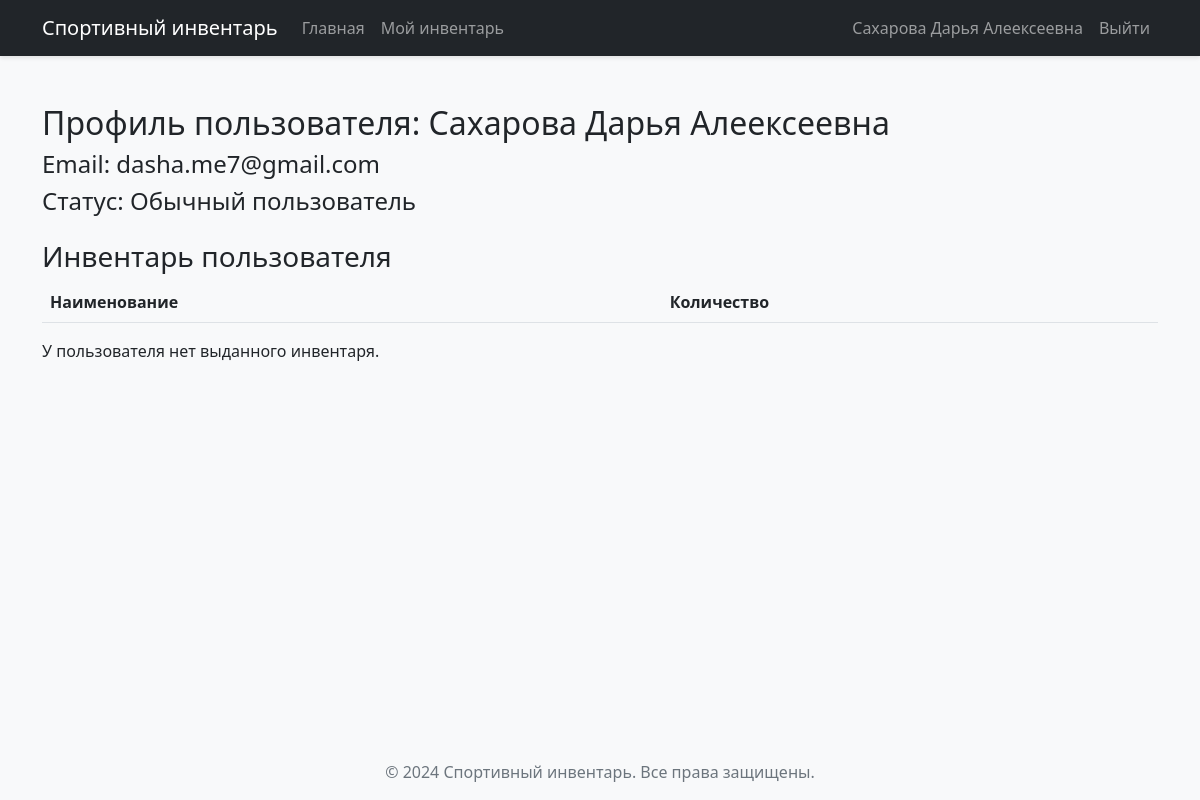
The page /profile/2 (signed in) on the database as committed earlier.
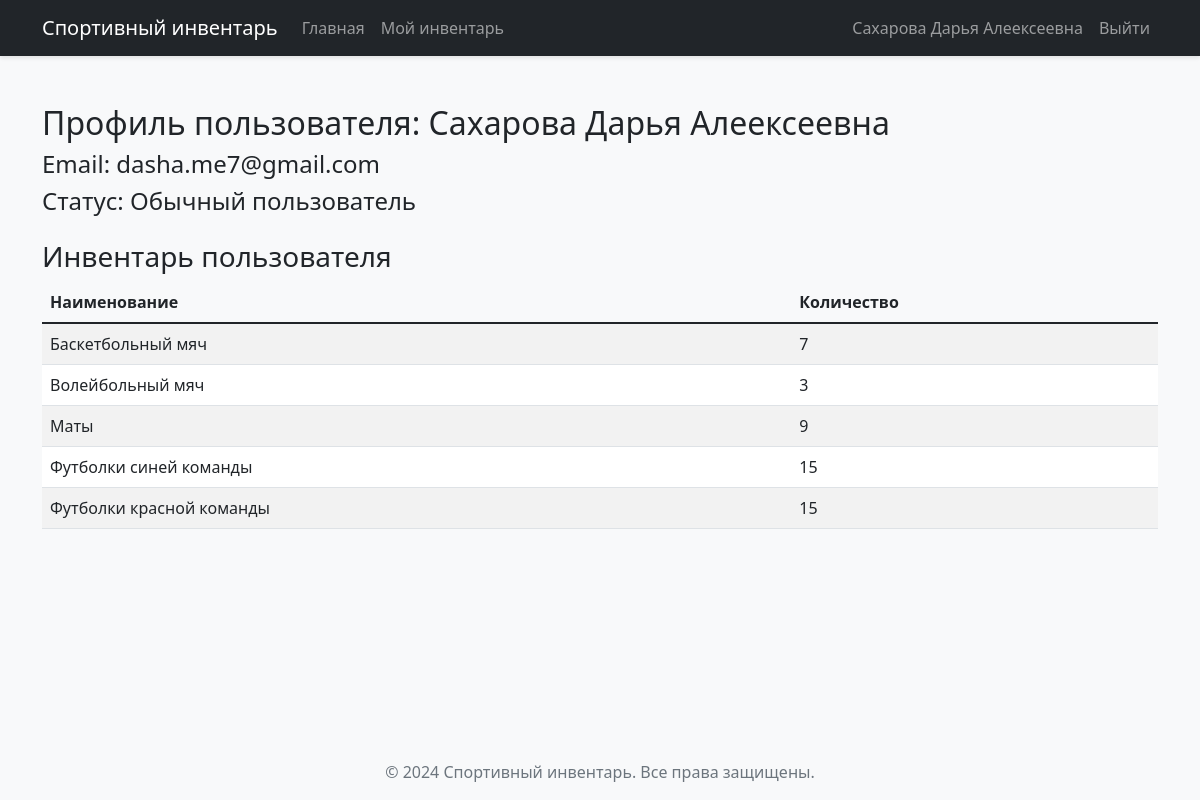
The same page on the database as committed later.
### models.py (models this page shows)
class Equipment(db.Model):
    __tablename__ = 'equipment'
    equipment_id = db.Column(db.Integer(), db.ForeignKey(
        'storage.id'), primary_key=True)
    user_id = db.Column(db.Integer(), db.ForeignKey(
        'users.id'), primary_key=True)
    count = db.Column(db.Integer(), default=1)
    __table_args__ = (db.UniqueConstraint(
        'equipment_id', 'user_id', name='uq_equipment_user'),)
    storage = db.relationship('Storage', backref='equipment')

class Storage(db.Model):
    __tablename__ = 'storage'
    id = db.Column(db.Integer(), primary_key=True, nullable=False)
    name = db.Column(db.String(64), nullable=False)
    count = db.Column(db.Integer())

### app.py (the view)
@app.route("/profile/<int:user_id>")
@login_required
def user_profile(user_id):
    user = User.query.get_or_404(user_id)
    user_equipment = Equipment.query.filter_by(user_id=user.id).all()
    return render_template("user_profile.html", user=user, equipment=user_equipment)

### app.py (called while the page is built)
@login_manager.user_loader
def load_user(user_id):
    return User.query.get(int(user_id))

### templates/user_profile.html
{% extends "base.html" %}
{% block content %}
<div class="container mt-4">
    <h2>Профиль пользователя: {{ user.username }}</h2>
    <h4>Email: {{ user.email }}</h4>
    <h4>Статус: {{ 'Администратор' if user.admin else 'Обычный пользователь' }}</h4>
    <h3 class="mt-4">Инвентарь пользователя</h3>
    <div class="table-responsive">
        <table class="table table-striped table-hover">
            <thead class="thead-dark">
                <tr>
                    <th>Наименование</th>
                    <th>Количество</th>
                </tr>
            </thead>
            <tbody>
                {% for item in equipment %}
                <tr>
                    <td>{{ item.storage.name }}</td>
                    <td>{{ item.count }}</td>
                </tr>
                {% endfor %}
            </tbody>
        </table>
    </div>
    {% if equipment|length == 0 %}
    <p>У пользователя нет выданного инвентаря.</p>
    {% endif %}
</div>
{% endblock %}

Rows that differ between the two databases and show on the page:
added Equipment: storage.name "Баскетбольный мяч", count "7"
added Equipment: storage.name "Волейбольный мяч", count "3"
added Equipment: storage.name "Маты", count "9"
added Equipment: storage.name "Футболки синей команды", count "15"
added Equipment: storage.name "Футболки красной команды", count "15"
Other text that changed with them:
text no longer shown: "У пользователя нет выданного инвентаря."
